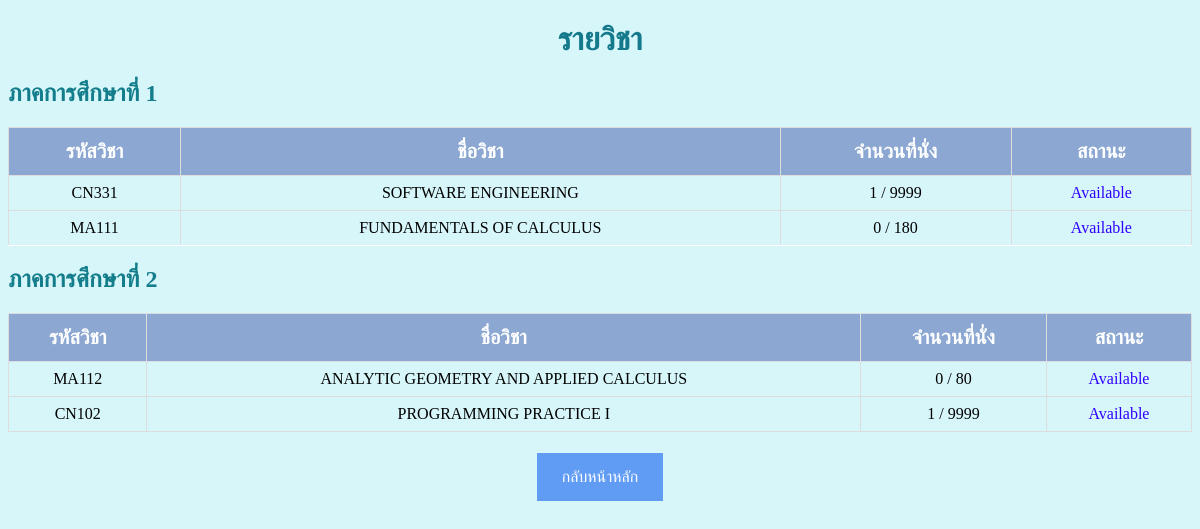
Page /quotaapp/ (signed in) on the earlier database version.
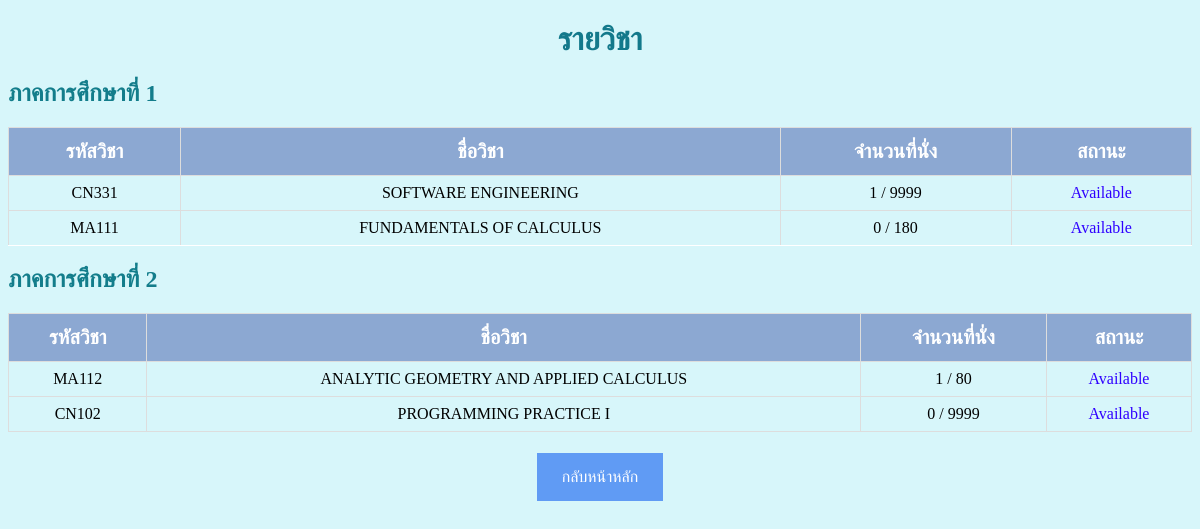
Same page on the later database version.
### quotaapp/models.py (models this page shows, shortened)
class Course(models.Model):
    course = models.ForeignKey(Subject, on_delete=models.CASCADE)
    semester = models.CharField(max_length=64)
    year = models.CharField(max_length=64)
    seat = models.PositiveIntegerField(default=0)
    current_seat = models.PositiveIntegerField(default=0)
    q_status = models.CharField(max_length=64, choices=[(
        'Available', 'Available'), ('Full', 'Full')], default="Available")
    status = models.BooleanField(default=True)
    class Meta:
        unique_together = ['course', 'semester', 'year']

class Subject(models.Model):
    subject_id = models.CharField(max_length=64, primary_key=True)
    subject_name = models.CharField(max_length=64)

### quotaapp/views.py (the view)
# urls.py: path('', views.index, name='index'),
def index(request):
    if not request.user.is_authenticated:
        return render(request, 'users/login.html')
    else:
        subjects = Course.objects.filter(status=True)
        return render(request, 'quotaapp/index.html', {
            'subjects': subjects
        })

### quotaapp/templates/quotaapp/index.html (shortened to what this page needs)
{% extends 'quotaapp/layout.html' %}
{% block body %}
<h1 style="color:rgb(19, 121, 139);">รายวิชา</u></h1>
<h2 style="color:rgb(19, 125, 139);">ภาคการศึกษาที่ 1</u></h2>
<table id="customers">
    <tr>
        <th style="font-size:125%;">
            <center> รหัสวิชา </center>
        </th>
        <th style="font-size:125%;">
            <center> ชื่อวิชา </center>
        </th>
        <th style="font-size:125%;">
            <center> จำนวนที่นั่ง </center>
        </th>
        <th style="font-size:125%;">
            <center> สถานะ </center>
        </th>
    </tr>
    <ul>
        {% for subject in subjects %}
        <tr>
            {% if subject.semester == '1' %}
            <td>{{ subject.course.subject_id }}</td>
            <td>{{ subject.course.subject_name }}</td>
            <td>{{ subject.current_seat }} / {{ subject.seat }}</td>
            <td style="color:rgb(47, 0, 255);">{{ subject.q_status }}</td>
            {% endif %}
        </tr>
        {% endfor %}
    </ul>
</table>
<h2 style="color:rgb(19, 125, 139);">ภาคการศึกษาที่ 2</u></h2>
<table id="customers">
    <tr>
        <th style="font-size:125%;">
            <center> รหัสวิชา </center>
        </th>
        <th style="font-size:125%;">
            <center> ชื่อวิชา </center>
        </th>
        <th style="font-size:125%;">
            <center> จำนวนที่นั่ง </center>
        </th>
        <th style="font-size:125%;">
            <center> สถานะ </center>
        </th>
    </tr>
    <ul>
        {% for subject in subjects %}
        <tr>
            {% if subject.semester == '2' %}
            <td>{{ subject.course.subject_id }}</td>
            <td>{{ subject.course.subject_name }}</td>
            <td>{{ subject.current_seat }} / {{ subject.seat }}</td>
            <td style="color:rgb(47, 0, 255);">{{ subject.q_status }}</td>
            {% endif %}
        </tr>
        {% endfor %}
    </ul>
</table>
<center>
    <a href="{% url 'users:index' %}">กลับหน้าหลัก</a>
    {% endblock %}

Differences in the rows shown:
changed Course "MA112": current_seat "0" → "1"
changed Course "CN102": current_seat "1" → "0"
